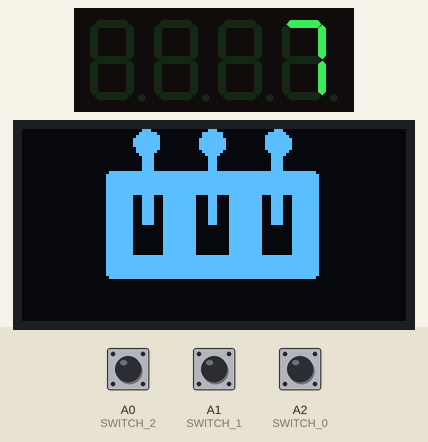
Simulated run of this sketch. Board: Arduino Uno, built with avr-gcc and run on an emulated ATmega328P. On the bench: 4-digit seven-segment display, 128×64 one-colour display. The inputs (shaded band) are chosen by the test bench; at power-on: A0 (SWITCH_2) HIGH, A1 (SWITCH_1) HIGH, A2 (SWITCH_0) HIGH.

Above: at 1.2 s.
1.3 s: A0 (SWITCH_2) pulled LOW for 0.25 s
At 1.75 s:
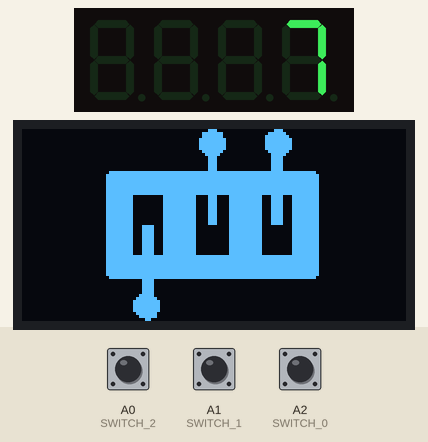
3.3 s: A1 (SWITCH_1) pulled LOW for 0.25 s
At 3.61 s:
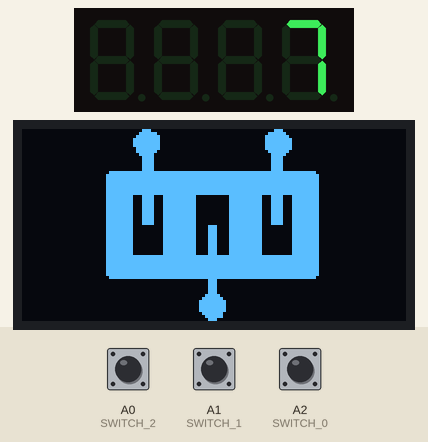
5.1 s: A2 (SWITCH_0) pulled LOW for 0.25 s
At 5.47 s:
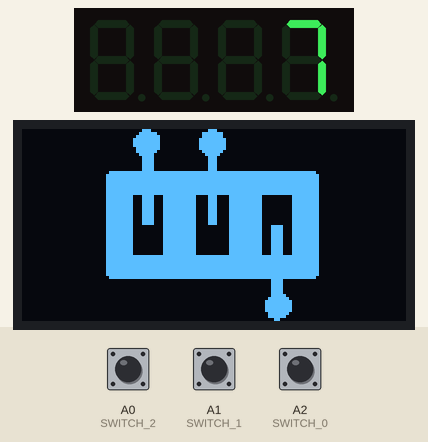
7.0 s: A2 (SWITCH_0) pulled LOW for 3.2 s
At 7.6 s:
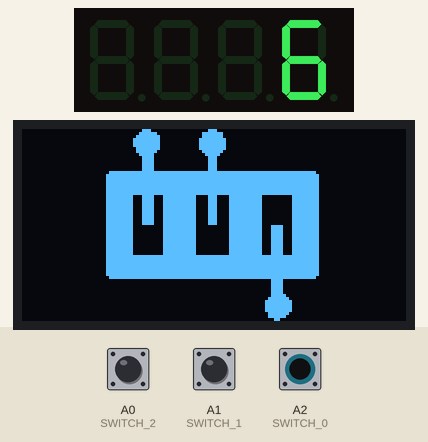
11.9 s: A0 (SWITCH_2) pulled LOW for 3.2 s
At 13.5 s:
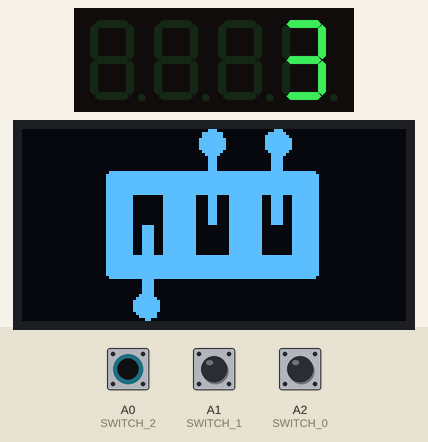
16.7 s: A0 (SWITCH_2) driven LOW and A1 (SWITCH_1) driven LOW
At 17.8 s:
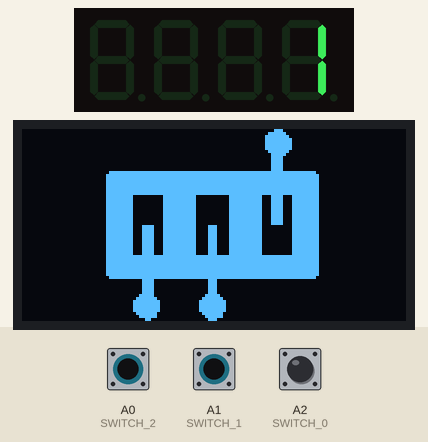
Timing chart, 0 to 19.3 s (numbered marks = the images above; inputs shaded):
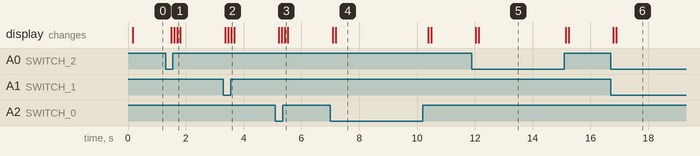

Measured:
- after the input at 1.3 s, the display: first changes after 0.20 s (image 1 shows a later state)
- after the input at 3.3 s, the display: first changes after 0.06 s (image 2 shows a later state)
- after the input at 5.1 s, the display: first changes after 0.12 s (image 3 shows a later state)
- after the input at 7.0 s, the display: first changes after 0.08 s (image 4 shows a later state)
- after the input at 11.9 s, the display: first changes after 0.14 s (image 5 shows a later state)
- after the input at 16.7 s, the display: first changes after 0.09 s (image 6 shows a later state)

The sketch:

main.ino
```cpp
#include <U8g2lib.h> // Display library for SH1106 OLED
#include "switch_bitmaps.h" // Bitmap images for switch positions
#include <TM1637Display.h> // 4-digit 7-segment display

// Pins
constexpr byte NUMBER_DISPLAY_DIO = 2;
constexpr byte NUMBER_DISPLAY_CLK = 3;

constexpr byte SWITCH_0 = A2;  // Bit 0
constexpr byte SWITCH_1 = A1;  // Bit 1
constexpr byte SWITCH_2 = A0;  // Bit 2

// Displays
U8G2_SH1106_128X64_NONAME_2_HW_I2C bitmap_display(U8G2_R0, /* reset = */ U8X8_PIN_NONE);
TM1637Display number_display(NUMBER_DISPLAY_CLK, NUMBER_DISPLAY_DIO);

// Bitmap image pointers array (indexed 0–7)
const static unsigned char* SWITCH_BITMAPS[] = {
  SWITCHES_ZERO,
  SWITCHES_ONE,
  SWITCHES_TWO,
  SWITCHES_THREE,
  SWITCHES_FOUR,
  SWITCHES_FIVE,
  SWITCHES_SIX,
  SWITCHES_SEVEN,
};

// Functions
int digitalReadPin(
  uint8_t pin
) {
  return digitalRead(pin) == HIGH ? 1 : 0;
}

// -MARK: Setup
void setup(void) {
  // Initialize 7-segment display
  number_display.setBrightness(7);  // Max brightness (0–7)
  number_display.clear();           // Clear display

  // Set switch pins as inputs
  pinMode(SWITCH_0, INPUT);
  pinMode(SWITCH_1, INPUT);
  pinMode(SWITCH_2, INPUT);

  // Initialize OLED
  bitmap_display.begin();
}

// -MARK: Loop
void loop() {
  // Center bitmap on the screen
  const byte x_offset = (bitmap_display.getDisplayWidth() - BITMAP_WIDTH) / 2;
  const byte y_offset = (bitmap_display.getDisplayHeight() - BITMAP_HEIGHT) / 2;

  // Read 3-bit switch input (values 0–7)
  byte switch_value = 0;
  switch_value |= digitalReadPin(SWITCH_0);
  switch_value |= digitalReadPin(SWITCH_1) << 1;
  switch_value |= digitalReadPin(SWITCH_2) << 2;

  // Show number on 7-segment display
  number_display.showNumberDecEx(switch_value);

  // Show corresponding bitmap on OLED
  bitmap_display.firstPage();
  do {
    bitmap_display.drawXBMP(
      x_offset, y_offset,
      BITMAP_WIDTH, BITMAP_HEIGHT,
      SWITCH_BITMAPS[switch_value]
    );
  } while (bitmap_display.nextPage());

  delay(100);
}
```

Source omitted: itch_bitmaps.h (data table, 29298 bytes)
